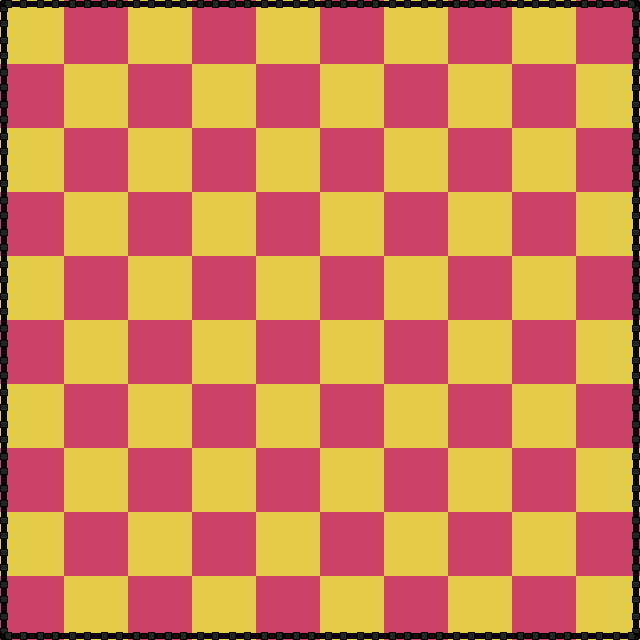

A level layout from a 2D game, rendered from its tile map. Below: a short description, then the map file with tile-grid data replaced by summaries:
An orthogonal 10x10 tile map with 64x64 px tiles, 5 tile layers (ground, left, right, up, ...) and 2 objects (Player, Goal).

<map version="1.0" orientation="orthogonal" renderorder="right-down" width="10" height="10" tilewidth="64" tileheight="64" nextobjectid="29">
 <tileset firstgid="1" source="tileset_00.tsx" />
 <layer name="ground" width="10" height="10">
  <properties>
   <property name="tileset" value="tileset_00" />
   <property name="type" value="base" />
  </properties>
  <data>[100 cells, 100 non-empty, 2 distinct tile ids]</data>
 </layer>
 <layer name="left" width="10" height="10">
  <properties>
   <property name="edge" value="left" />
   <property name="tileset" value="tileset_00" />
   <property name="type" value="edges" />
  </properties>
  <data>[100 cells, 10 non-empty, 1 distinct tile ids]</data>
 </layer>
 <layer name="right" width="10" height="10">
  <properties>
   <property name="edge" value="right" />
   <property name="tileset" value="tileset_00" />
   <property name="type" value="edges" />
  </properties>
  <data>[100 cells, 10 non-empty, 1 distinct tile ids]</data>
 </layer>
 <layer name="up" width="10" height="10">
  <properties>
   <property name="edge" value="up" />
   <property name="tileset" value="tileset_00" />
   <property name="type" value="edges" />
  </properties>
  <data>[100 cells, 10 non-empty, 1 distinct tile ids]</data>
 </layer>
 <layer name="down" width="10" height="10">
  <properties>
   <property name="edge" value="down" />
   <property name="tileset" value="tileset_00" />
   <property name="type" value="edges" />
  </properties>
  <data>[100 cells, 10 non-empty, 1 distinct tile ids]</data>
 </layer>
 <objectgroup name="entities">
  <object id="13" name="Player" type="Player" x="400" y="144" width="32" height="32">
   <properties>
    <property name="facing" value="left" />
    <property name="gid" type="int" value="8" />
    <property name="speed" type="float" value="225" />
    <property name="type" value="player" />
   </properties>
   <ellipse />
  </object>
  <object id="28" name="Goal" type="Goal" x="160" y="400">
   <properties>
    <property name="type" value="goal" />
   </properties>
   <polygon points="0,0 -16,32 16,32" />
  </object>
 </objectgroup>
</map>
